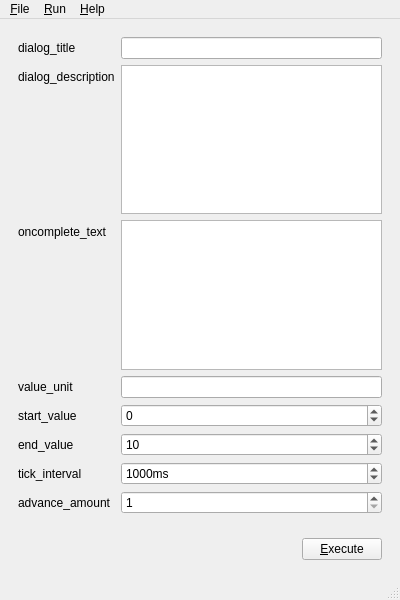
<?xml version="1.0" encoding="UTF-8"?>
<ui version="4.0">
 <class>MainWindow</class>
 <widget class="QMainWindow" name="MainWindow">
  <property name="geometry">
   <rect>
    <x>0</x>
    <y>0</y>
    <width>400</width>
    <height>600</height>
   </rect>
  </property>
  <widget class="QWidget" name="centralwidget">
   <layout class="QVBoxLayout" name="verticalLayout">
    <item>
     <widget class="QScrollArea" name="formArea">
      <property name="frameShape">
       <enum>QFrame::Shape::NoFrame</enum>
      </property>
      <property name="lineWidth">
       <number>0</number>
      </property>
      <property name="widgetResizable">
       <bool>true</bool>
      </property>
      <widget class="QWidget" name="formAreaContents">
       <property name="geometry">
        <rect>
         <x>0</x>
         <y>0</y>
         <width>382</width>
         <height>492</height>
        </rect>
       </property>
       <layout class="QFormLayout" name="formLayout">
        <item row="0" column="0">
         <widget class="QLabel" name="titleLabel">
          <property name="text">
           <string>dialog_title</string>
          </property>
         </widget>
        </item>
        <item row="0" column="1">
         <widget class="QLineEdit" name="titleEdit">
          <property name="toolTip">
           <string>dialog_title_edit_help</string>
          </property>
         </widget>
        </item>
        <item row="1" column="0">
         <widget class="QLabel" name="descriptionLabel">
          <property name="text">
           <string>dialog_description</string>
          </property>
         </widget>
        </item>
        <item row="2" column="0">
         <widget class="QLabel" name="completeTextLabel">
          <property name="text">
           <string>oncomplete_text</string>
          </property>
         </widget>
        </item>
        <item row="4" column="0">
         <widget class="QLabel" name="startValueLabel">
          <property name="text">
           <string>start_value</string>
          </property>
         </widget>
        </item>
        <item row="4" column="1">
         <widget class="QSpinBox" name="startValueSpin">
          <property name="toolTip">
           <string>start_value_edit_help</string>
          </property>
          <property name="minimum">
           <number>-2147483647</number>
          </property>
          <property name="maximum">
           <number>2147483647</number>
          </property>
          <property name="stepType">
           <enum>QAbstractSpinBox::StepType::AdaptiveDecimalStepType</enum>
          </property>
         </widget>
        </item>
        <item row="5" column="0">
         <widget class="QLabel" name="endValueLabel">
          <property name="text">
           <string>end_value</string>
          </property>
         </widget>
        </item>
        <item row="5" column="1">
         <widget class="QSpinBox" name="endValueSpin">
          <property name="toolTip">
           <string>end_value_edit_help</string>
          </property>
          <property name="minimum">
           <number>-2147483647</number>
          </property>
          <property name="maximum">
           <number>2147483647</number>
          </property>
          <property name="stepType">
           <enum>QAbstractSpinBox::StepType::AdaptiveDecimalStepType</enum>
          </property>
          <property name="value">
           <number>10</number>
          </property>
         </widget>
        </item>
        <item row="7" column="0">
         <widget class="QLabel" name="tickIntervalLabel">
          <property name="text">
           <string>tick_interval</string>
          </property>
         </widget>
        </item>
        <item row="7" column="1">
         <widget class="QSpinBox" name="tickIntervalSpin">
          <property name="toolTip">
           <string>tick_interval_edit_help</string>
          </property>
          <property name="suffix">
           <string>ms</string>
          </property>
          <property name="minimum">
           <number>1</number>
          </property>
          <property name="maximum">
           <number>600000</number>
          </property>
          <property name="stepType">
           <enum>QAbstractSpinBox::StepType::AdaptiveDecimalStepType</enum>
          </property>
          <property name="value">
           <number>1000</number>
          </property>
         </widget>
        </item>
        <item row="8" column="0">
         <widget class="QLabel" name="advanceAmountLabel">
          <property name="text">
           <string>advance_amount</string>
          </property>
         </widget>
        </item>
        <item row="8" column="1">
         <widget class="QSpinBox" name="advanceAmountSpin">
          <property name="toolTip">
           <string>advence_amount_edit_help</string>
          </property>
          <property name="minimum">
           <number>1</number>
          </property>
          <property name="maximum">
           <number>2147483647</number>
          </property>
         </widget>
        </item>
        <item row="1" column="1">
         <widget class="QTextEdit" name="descriptionEdit">
          <property name="toolTip">
           <string>dialog_description_edit_help</string>
          </property>
         </widget>
        </item>
        <item row="2" column="1">
         <widget class="QTextEdit" name="completeTextEdit">
          <property name="toolTip">
           <string>complete_text_edit_help</string>
          </property>
         </widget>
        </item>
        <item row="3" column="0">
         <widget class="QLabel" name="unitLabel">
          <property name="text">
           <string>value_unit</string>
          </property>
         </widget>
        </item>
        <item row="3" column="1">
         <widget class="QLineEdit" name="unitEdit">
          <property name="toolTip">
           <string>value_unit_edit_help</string>
          </property>
         </widget>
        </item>
       </layout>
      </widget>
     </widget>
    </item>
    <item>
     <widget class="QWidget" name="widget" native="true">
      <layout class="QHBoxLayout" name="horizontalLayout">
       <item>
        <spacer name="horizontalSpacer">
         <property name="orientation">
          <enum>Qt::Orientation::Horizontal</enum>
         </property>
         <property name="sizeHint" stdset="0">
          <size>
           <width>40</width>
           <height>20</height>
          </size>
         </property>
        </spacer>
       </item>
       <item>
        <widget class="QPushButton" name="execButton">
         <property name="text">
          <string>&amp;Execute</string>
         </property>
        </widget>
       </item>
      </layout>
     </widget>
    </item>
   </layout>
  </widget>
  <widget class="QMenuBar" name="menubar">
   <property name="geometry">
    <rect>
     <x>0</x>
     <y>0</y>
     <width>400</width>
     <height>20</height>
    </rect>
   </property>
   <widget class="QMenu" name="menu_File">
    <property name="title">
     <string>&amp;File</string>
    </property>
    <addaction name="action_Quit"/>
   </widget>
   <widget class="QMenu" name="menu_Run">
    <property name="title">
     <string>&amp;Run</string>
    </property>
    <addaction name="action_Execute"/>
   </widget>
   <widget class="QMenu" name="menu_Help">
    <property name="title">
     <string>&amp;Help</string>
    </property>
    <addaction name="action_About"/>
   </widget>
   <addaction name="menu_File"/>
   <addaction name="menu_Run"/>
   <addaction name="menu_Help"/>
  </widget>
  <widget class="QStatusBar" name="statusbar"/>
  <action name="action_Quit">
   <property name="text">
    <string>&amp;Quit</string>
   </property>
  </action>
  <action name="action_Execute">
   <property name="text">
    <string>&amp;Execute</string>
   </property>
  </action>
  <action name="action_About">
   <property name="text">
    <string>&amp;About</string>
   </property>
  </action>
 </widget>
 <resources/>
 <connections/>
</ui>
